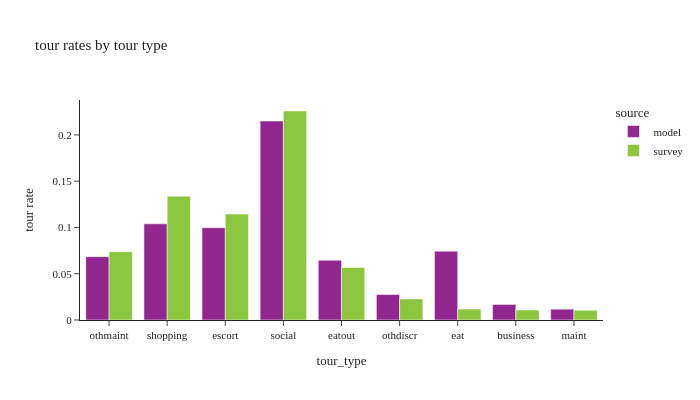

Notebook code cell kept with this figure:
### Code cell
# calculate tour rates by tour type
df_plot = pd.DataFrame()
for types in non_mandatory_types:
    df = calc_tour_rates(tour_data[tour_data['tour_type']==types])
    df['tour_type'] = types
    df_plot = pd.concat([df_plot,df])
df_plot['total number of tours'] = df_plot['tour_weight']

fig = px.bar(df_plot, x="tour_type", y="tour rate", color="source",barmode="group",
             hover_data=["total number of tours"],
             title="tour rates by tour type")
fig.update_layout(height=400, width=700)
fig.show()

### Figure 1 — Plotly figure (JSON) as saved in the notebook; plotly's stock layout.template omitted (floating-point values rounded to 4 significant figures)
{"data": [{"alignmentgroup": "True", "customdata": [[298200.0], [452700.0], [434400.0], [937000.0], [281400.0], [119800.0], [324100.0], [73220.0], [50970.0]], "hovertemplate": "source=model<br>tour_type=%{x}<br>tour rate=%{y}<br>total number of tours=%{customdata[0]}<extra></extra>", "legendgroup": "model", "marker": {"color": "#91268F", "pattern": {"shape": ""}}, "name": "model", "offsetgroup": "model", "orientation": "v", "showlegend": true, "textposition": "auto", "type": "bar", "x": ["othmaint", "shopping", "escort", "social", "eatout", "othdiscr", "eat", "business", "maint"], "xaxis": "x", "y": [0.06845, 0.1039, 0.09972, 0.2151, 0.06461, 0.02749, 0.0744, 0.01681, 0.0117], "yaxis": "y"}, {"alignmentgroup": "True", "customdata": [[311600.0], [565100.0], [483300.0], [953500.0], [239600.0], [96000.0], [50220.0], [45780.0], [44640.0]], "hovertemplate": "source=survey<br>tour_type=%{x}<br>tour rate=%{y}<br>total number of tours=%{customdata[0]}<extra></extra>", "legendgroup": "survey", "marker": {"color": "#8CC63E", "pattern": {"shape": ""}}, "name": "survey", "offsetgroup": "survey", "orientation": "v", "showlegend": true, "textposition": "auto", "type": "bar", "x": ["othmaint", "shopping", "escort", "social", "eatout", "othdiscr", "eat", "business", "maint"], "xaxis": "x", "y": [0.07381, 0.1339, 0.1145, 0.2259, 0.05675, 0.02274, 0.0119, 0.01085, 0.01057], "yaxis": "y"}], "layout": {"barmode": "group", "height": 400, "legend": {"title": {"text": "source"}, "tracegroupgap": 0}, "title": {"text": "tour rates by tour type"}, "width": 700, "xaxis": {"anchor": "y", "domain": [0.0, 1.0], "title": {"text": "tour_type"}}, "yaxis": {"anchor": "x", "domain": [0.0, 1.0], "title": {"text": "tour rate"}}}}
